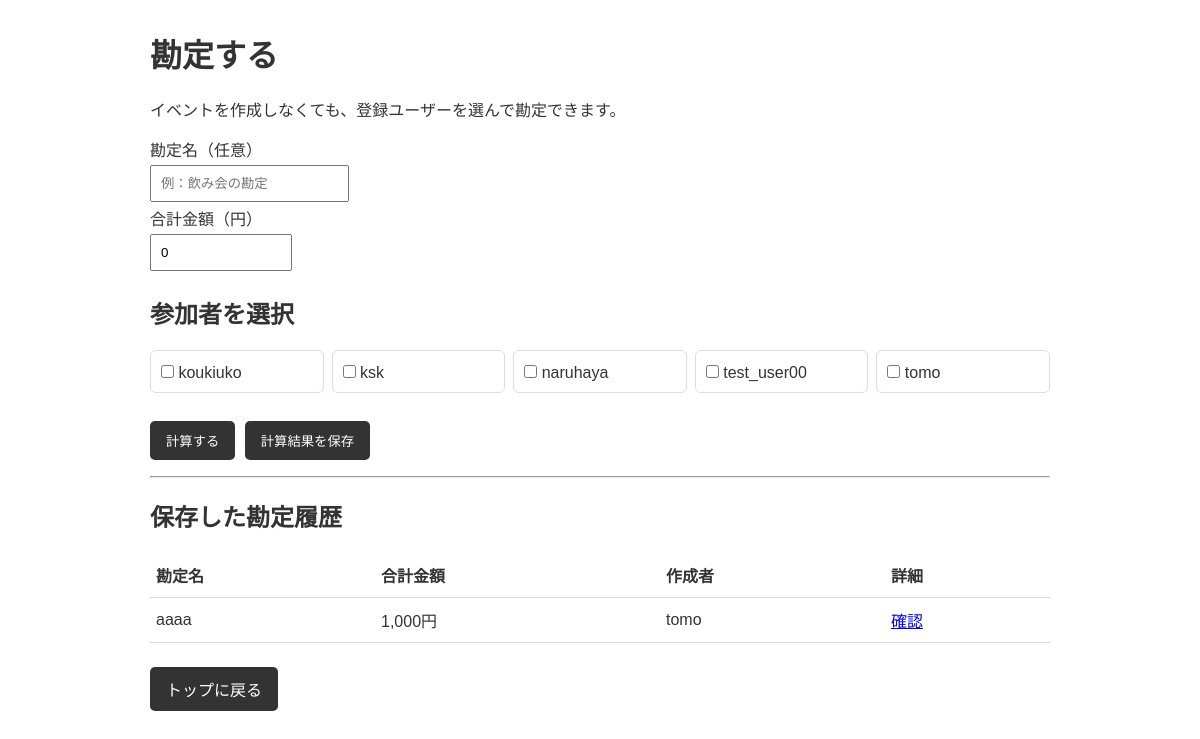
The app's page /billing (signed in), older data.
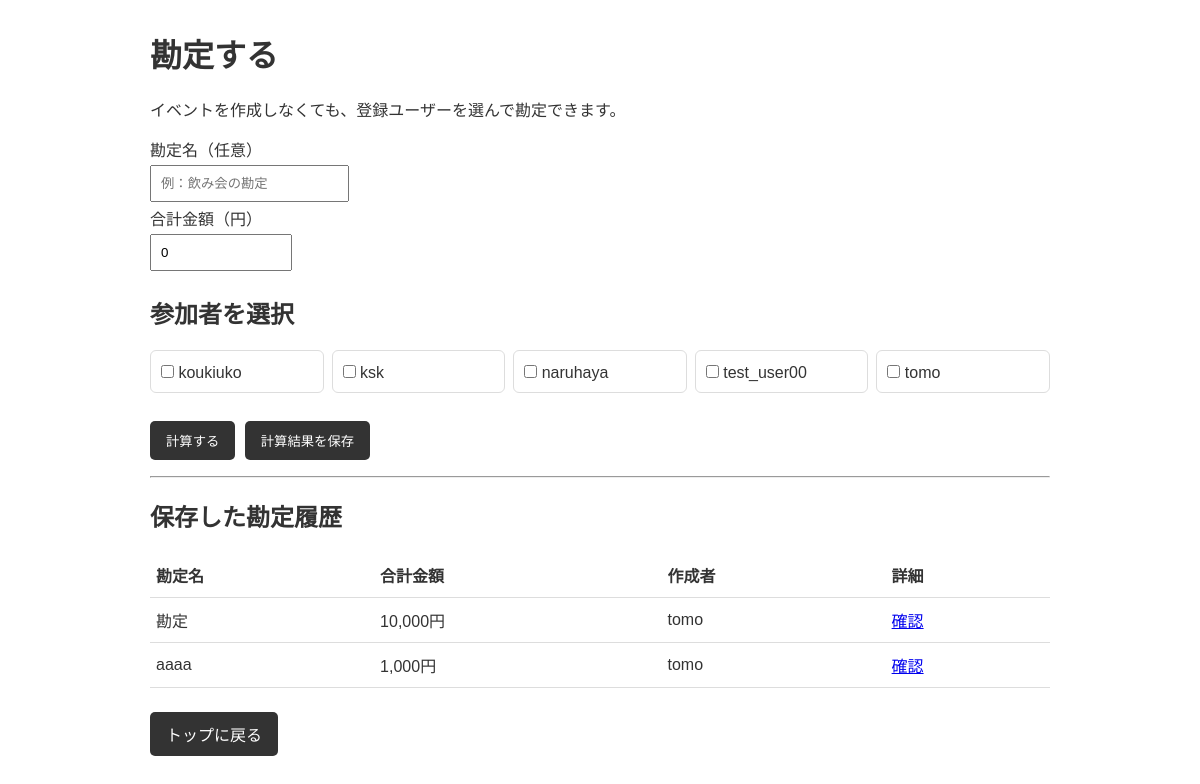
The same page, newer data.
### tables this page shows
CREATE TABLE users (
    id INTEGER PRIMARY KEY AUTOINCREMENT,
    username TEXT NOT NULL UNIQUE,
    email TEXT NOT NULL UNIQUE,
    password_hash TEXT NOT NULL,
    created_at DATETIME NOT NULL DEFAULT CURRENT_TIMESTAMP
);

CREATE TABLE standalone_billings (
            id INTEGER PRIMARY KEY AUTOINCREMENT,
            title TEXT NOT NULL DEFAULT '',
            total_amount INTEGER NOT NULL,
            created_by_user_id INTEGER NOT NULL,
            created_at TEXT NOT NULL
                DEFAULT (datetime('now', 'localtime'))
        );

### app.py (the view, shortened to what this page needs)
@app.route("/billing", methods=["GET", "POST"])
def standalone_billing():
    if not login_required():
        return redirect(url_for("login"))
    conn = get_db()
    try:
        current_user = conn.execute("SELECT id FROM users WHERE username = ?", (session["username"],)).fetchone()
        if current_user is None:
            session.clear()
            return redirect(url_for("login"))
        users = conn.execute("SELECT id, username FROM users ORDER BY username").fetchall()
        selected_ids = []
        participants = []
        total_amount = 0
        title = ""
        calculated = False
        error = None
        history = conn.execute("""
            SELECT b.id, b.title, b.total_amount, b.created_at, u.username AS creator_name
            FROM standalone_billings AS b
            JOIN users AS u ON u.id = b.created_by_user_id
            ORDER BY b.id DESC LIMIT 50
        """).fetchall()
        return render_template(
            "billing_standalone.html",
            users=users,
            participants=participants,
            selected_ids=selected_ids,
            total_amount=total_amount,
            title=title,
            calculated=calculated,
            error=error,
            history=history,
        )
    finally:
        conn.close()

### app.py (called while the page is built)
def get_db():
    conn = sqlite3.connect(DB_NAME)
    conn.row_factory = sqlite3.Row
    return conn

def login_required():
    return "username" in session

### templates/billing_standalone.html (shortened to what this page needs)
<!DOCTYPE html>
<html lang="ja">
<head>
</head>
<body>
    <h1>勘定する</h1>
    <p>イベントを作成しなくても、登録ユーザーを選んで勘定できます。</p>
    <form method="post">
        <label for="title">勘定名（任意）</label><br>
        <input id="title" name="title" type="text"
               value="{{ title }}" placeholder="例：飲み会の勘定"><br>
        <label for="total_amount">合計金額（円）</label><br>
        <input id="total_amount" name="total_amount" type="number"
               min="0" step="1" value="{{ total_amount }}" required>
        <h2>参加者を選択</h2>
        <div class="users">
            {% for user in users %}
            <label class="user-option">
                <input type="checkbox" name="user_ids"
                       value="{{ user.id }}"
                       {% if user.id in selected_ids %}checked{% endif %}>
                {{ user.username }}
            </label>
            {% endfor %}
        </div>
        <button type="submit" name="action" value="calculate">計算する</button>
        <button type="submit" name="action" value="save">計算結果を保存</button>
    </form>
    <hr>
    <h2>保存した勘定履歴</h2>
    {% if history %}
    <table>
        <thead>
            <tr><th>勘定名</th><th>合計金額</th><th>作成者</th><th>詳細</th></tr>
        </thead>
        <tbody>
            {% for item in history %}
            <tr>
                <td>{{ item.title }}</td>
                <td>{{ "{:,}".format(item.total_amount) }}円</td>
                <td>{{ item.creator_name }}</td>
                <td>
                    <a href="{{ url_for('standalone_billing_detail', billing_id=item.id) }}">確認</a>
                </td>
            </tr>
            {% endfor %}
        </tbody>
    </table>
    {% else %}
    <p>保存された勘定はありません。</p>
    {% endif %}
    <p><a class="link" href="{{ url_for('index') }}">トップに戻る</a></p>
</body>
</html>

### templates/billing_standalone.html (style rules this page uses)
body { max-width: 900px; margin: 30px auto; padding: 0 16px; font-family: sans-serif; color: #333; }
input, button { padding: 9px; margin: 4px 0; }
input[type="number"] { width: 120px; }
table { width: 100%; border-collapse: collapse; margin: 16px 0; }
th, td { border-bottom: 1px solid #ddd; padding: 10px 6px; text-align: left; }
button, .link { display: inline-block; padding: 10px 16px; margin: 8px 5px 8px 0; background: #333; color: white; border: 0; border-radius: 5px; text-decoration: none; cursor: pointer; }
.users { display: grid; grid-template-columns: repeat(auto-fit, minmax(160px, 1fr)); gap: 8px; margin: 12px 0 20px; }
.user-option { border: 1px solid #ddd; border-radius: 6px; padding: 10px; }

Row changes from the older to the newer data that the page shows:
added standalone_billings: title "勘定", total_amount "10,000", creator_name "tomo"
